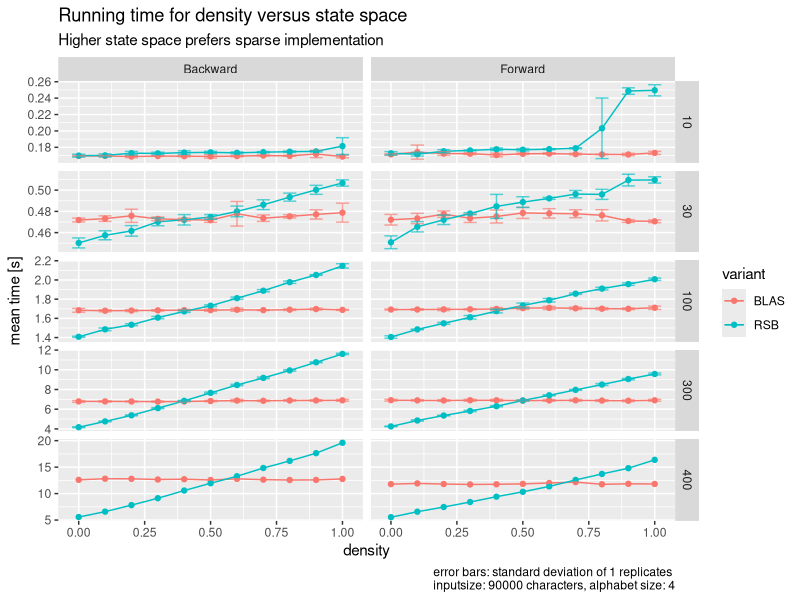
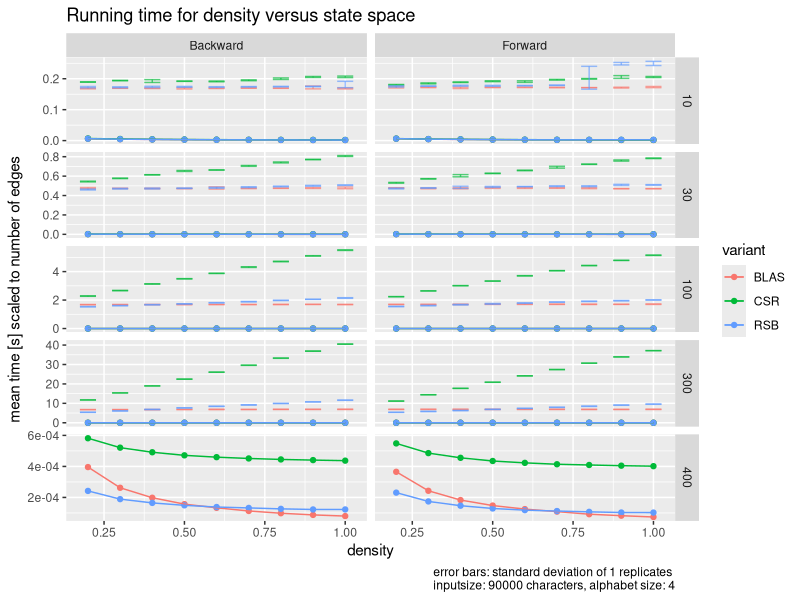
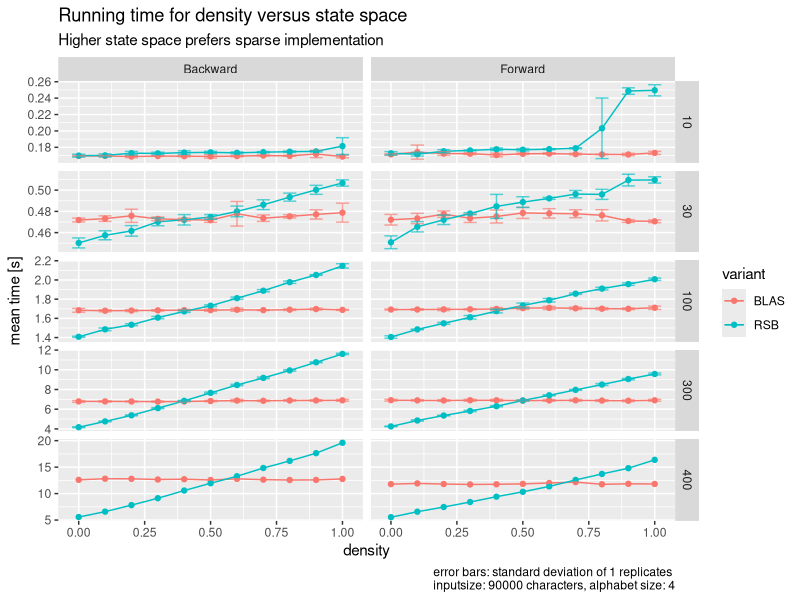
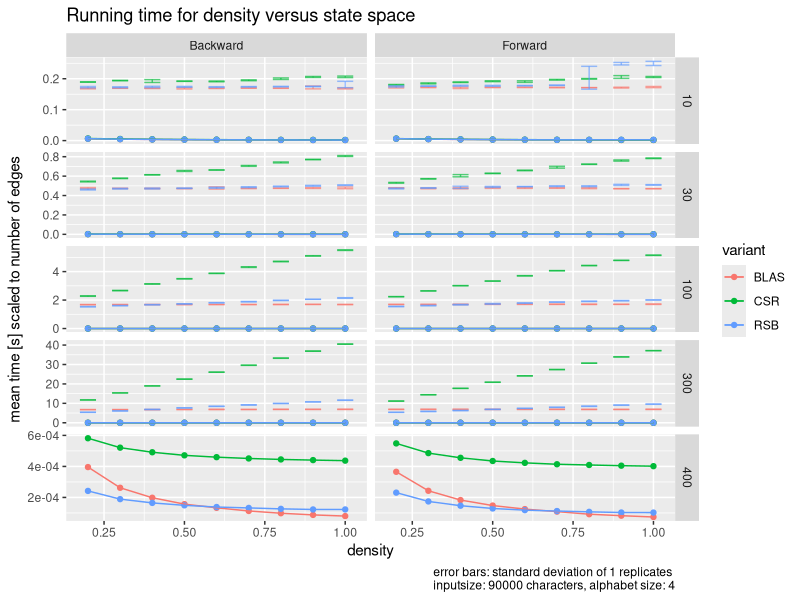

These figures' R source, in order:
library(tidyverse)
library(ggpubr)
library(svglite)


# This is for plotting figure B
# For the algorithms Forward and Backward, we want to show that the sparse implementations are faster than the dense implementations.




setwd("~/bioinformatics/hmm/git_tc_hmmmlib/test_framework/plots")

n_edges = function(n, d) {
    # n: number of hidden states. 
    # d: density
    n+(n*n-n)*d
}



## Statesparse

#data = read_csv("../newdata/statesparse.csv", col_names = F)
#data = read_csv("../bigvs.csv", col_names = F)
data = read_csv("../data/B.csv")
names(data) = c('test',
                'observations',
                'time',
                'algorithm',
                'variant',
                'statespace')
data$algorithm = data %>% pull(algorithm) %>% recode(forward = "Forward",
                                                     backward_time = "Backward")

caption = "error bars: standard deviation of 1 replicates \ninputsize: 90000 characters, alphabet size: 4"
data_grouped = data %>%
    #filter(variant != "CSR") %>% 
    mutate(observations = 1-observations) %>% # turn sparseness into density
    group_by(observations, algorithm, variant, statespace) %>%
    summarise(mean = mean(time), sd = sd(time))

# raw
data_grouped %>% filter(variant %in% c("RSB", "BLAS")) %>% 
    ggplot(aes(observations, mean, mean, color = variant)) +
    geom_point() +
    geom_line() +
    geom_errorbar(aes(ymin = (mean - sd), ymax = (mean + sd)), width = 0.05, alpha = .65) +
    facet_grid(statespace ~ algorithm, scales = "free") +
    
    labs(
        x = "density",
        y = "mean time [s]",
        caption = caption,
        title = "Running time for density versus state space",
        subtitle = "Higher state space prefers sparse implementation"
    )
#geom_hline(yintercept = 0, alpha = 0)
ggsave("figure_B.pdf", height = 7, width = 10)



# scaled by the number of edges
data_grouped %>% filter(observations >= 0.1) %>%  ggplot(aes(observations, mean/n_edges(statespace, observations), mean, color = variant)) +
    geom_point() +
    geom_line() +
    geom_errorbar(aes(ymin = (mean - sd), ymax = (mean + sd)), width = 0.05, alpha = .65) +
    facet_grid(statespace ~ algorithm, scales = "free") +
    labs(
        x = "density",
        y = "mean time [s] scaled to number of edges",
        caption = caption,
        title = "Running time for density versus state space"
    )
#geom_hline(yintercept = 0, alpha = 0)
ggsave("figure_B_scaled.pdf", height = 7, width = 10)
